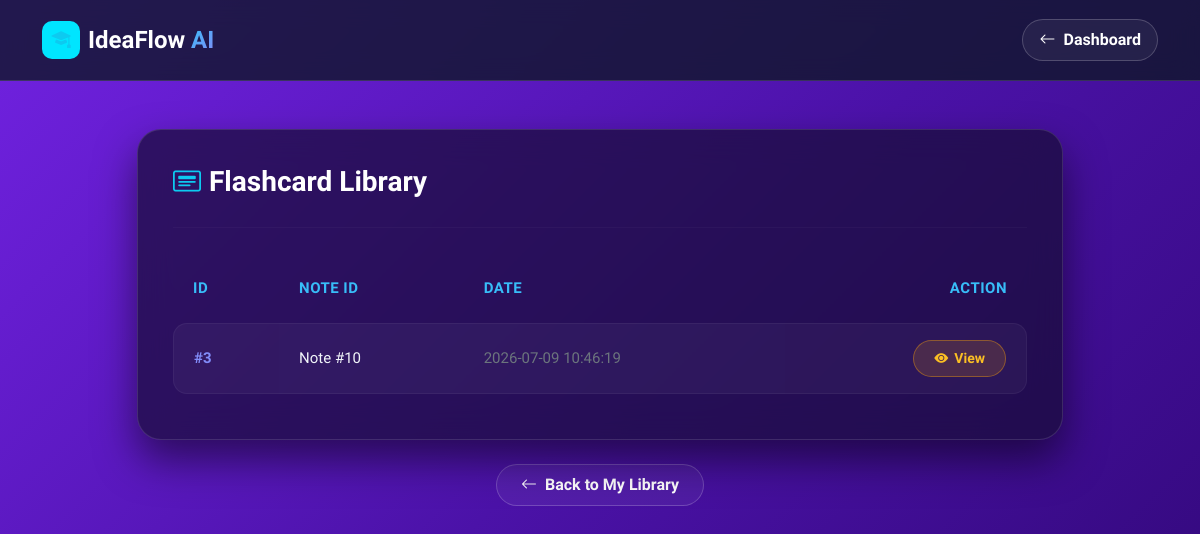
The app's page /flashcards_history (signed in) with its own data.
### tables this page shows
CREATE TABLE flashcards (
    id INTEGER PRIMARY KEY AUTOINCREMENT,
    note_id INTEGER,
    flashcards TEXT,
    created_at TIMESTAMP DEFAULT CURRENT_TIMESTAMP
);

### app.py (the view)
@app.route("/flashcards_history")
def flashcards_history():
    if "user" not in session:
        return redirect("/login")
    conn = get_db()
    cursor = conn.cursor()
    cursor.execute("""
        SELECT f.id,
               f.note_id,
               f.created_at
        FROM flashcards f
        JOIN notes n
            ON f.note_id = n.id
        WHERE n.user_email = ?
        ORDER BY f.created_at DESC
    """, (session["user"],))
    flashcards = cursor.fetchall()
    conn.close()
    return render_template(
        "flashcards_library.html",
        flashcards=flashcards
    )

### app.py (called while the page is built)
def get_db():
    conn = sqlite3.connect("users.db")
    conn.row_factory = sqlite3.Row
    return conn

### templates/flashcards_library.html (shortened to what this page needs)
<!DOCTYPE html>
<html lang="en">
<head>
    <link href="https://cdn.jsdelivr.net/npm/bootstrap@5.3.3/dist/css/bootstrap.min.css" rel="stylesheet">
    <link rel="stylesheet" href="https://cdn.jsdelivr.net/npm/bootstrap-icons@1.11.3/font/bootstrap-icons.min.css">
    <link rel="stylesheet" href="{{ url_for('static', filename='css/style.css') }}">
</head>
<body>
    <nav class="navbar notes-nav py-3">
        <div class="container">
            <a class="navbar-brand fw-bold fs-4 text-white d-flex align-items-center gap-2" href="/dashboard">
                <span class="brand-icon"><i class="bi bi-mortarboard-fill text-info"></i></span>
                <span>IdeaFlow <span class="gradient-text">AI</span></span>
            </a>
            <div class="d-flex align-items-center gap-2">
                <a href="/dashboard" class="btn btn-edu-outline px-3 py-2">
                    <i class="bi bi-arrow-left me-1"></i> Dashboard
                </a>
            </div>
        </div>
    </nav>
    <div class="container py-5" style="max-width: 950px;">
        <div class="library-card">
            <div class="d-flex justify-content-between align-items-center mb-2">
                <h2 class="text-white fw-bold mb-0 fs-3 d-flex align-items-center gap-2">
                    <i class="bi bi-card-heading text-info"></i> Flashcard Library
                </h2>
            </div>
            <hr style="border-color: rgba(255, 255, 255, 0.1); margin: 20px 0 25px;">
            {% if flashcards %}
            <div class="table-responsive">
                <table class="custom-dark-table">
                    <thead>
                        <tr>
                            <th>ID</th>
                            <th>Note ID</th>
                            <th>Date</th>
                            <th class="text-end">Action</th>
                        </tr>
                    </thead>
                    <tbody>
                        {% for card in flashcards %}
                        <tr>
                            <td>#{{ card["id"] }}</td>
                            <td>Note #{{ card["note_id"] }}</td>
                            <td class="text-secondary">{{ card["created_at"] }}</td>
                            <td class="text-end">
                                <a href="/view_flashcards/{{ card['id'] }}" class="btn-view-glow">
                                    <i class="bi bi-eye-fill"></i> View
                                </a>
                            </td>
                        </tr>
                        {% endfor %}
                    </tbody>
                </table>
            </div>
            {% else %}
            <div class="text-center py-5">
                <i class="bi bi-inbox text-secondary fs-1 d-block mb-3"></i>
                <p class="text-secondary fs-5 mb-0">No flashcards generated yet.</p>
            </div>
            {% endif %}
        </div>
        <div class="text-center mt-4">
            <a href="/library" class="btn btn-edu-outline px-4 py-2">
                <i class="bi bi-arrow-left me-1"></i> Back to My Library
            </a>
        </div>
    </div>
</body>
</html>

### static/css/style.css (style rules this page uses)
:root { --bg-gradient: linear-gradient(135deg, #7122e1 0%, #4b12a8 50%, #2f0775 100%); --bg-surface: rgba(255, 255, 255, 0.07); --bg-surface-hover: rgba(255, 255, 255, 0.12); --accent-cyan: #00e5ff; --accent-cyan-hover: #00c4dc; --accent-orange: #ffb338; --accent-orange-hover: #e09923; --text-white: #ffffff; --text-purple-light: #e4d7ff; --text-purple-muted: #b8a3e0; --border-glass: rgba(255, 255, 255, 0.12); --border-purple-light: rgba(255, 255, 255, 0.08); --shadow-soft: 0 10px 30px rgba(0, 0, 0, 0.25); }
body { font-family: 'Plus Jakarta Sans', sans-serif; background: var(--bg-gradient); background-attachment: fixed; color: var(--text-white); min-height: 100vh; overflow-x: hidden; }
.gradient-text { background: linear-gradient(90deg, #ffffff, var(--accent-cyan)); -webkit-background-clip: text; -webkit-text-fill-color: transparent; }
.brand-icon { display: inline-flex; align-items: center; justify-content: center; width: 38px; height: 38px; background: var(--accent-cyan); color: #4b12a8; border-radius: 10px; font-size: 1.2rem; }
.btn-edu-outline { border: 2px solid rgba(255, 255, 255, 0.3); color: var(--text-white) !important; font-weight: 600; border-radius: 50px; padding: 8px 24px; transition: all 0.3s ease; }
.library-card { background: var(--bg-surface, #180e36); border: 1px solid var(--border-card, rgba(255, 255, 255, 0.12)); border-radius: 24px; padding: 2.25rem 1.75rem; box-shadow: 0 10px 30px rgba(0, 0, 0, 0.35); transition: all 0.3s ease; display: flex; flex-direction: column; }
.notes-nav { background: rgba(13, 6, 31, 0.9) !important; backdrop-filter: blur(16px); -webkit-backdrop-filter: blur(16px); border-bottom: 1px solid var(--border-card, rgba(255, 255, 255, 0.12)); }
.notes-nav { background: rgba(15, 23, 42, 0.8) !important; backdrop-filter: blur(16px); -webkit-backdrop-filter: blur(16px); border-bottom: 1px solid rgba(255, 255, 255, 0.12) !important; }
.gradient-text { background: linear-gradient(135deg, #3bebdb 0%, #a855f7 100%); -webkit-background-clip: text; -webkit-text-fill-color: transparent; }
.btn-edu-outline { color: #ffffff !important; border: 1px solid rgba(255, 255, 255, 0.2) !important; background: rgba(255, 255, 255, 0.05); border-radius: 10px; }
body { background-color: #0d061f !important; color: #ffffff; font-family: 'Plus Jakarta Sans', sans-serif; min-height: 100vh; }
.btn-edu-outline { border: 1px solid rgba(255, 255, 255, 0.2); color: #cbd5e1; border-radius: 50px; transition: all 0.2s ease; }
.gradient-text { background: linear-gradient(90deg, #38bdf8, #818cf8); -webkit-background-clip: text; -webkit-text-fill-color: transparent; }
.btn-edu-outline { border: 1px solid rgba(255, 255, 255, 0.2); color: #cbd5e1; border-radius: 50px; padding: 10px 24px; transition: all 0.2s ease; text-decoration: none; display: inline-block; }

### records on screen
flashcards: id "3", note_id "10", created_at "2026-07-09 10:46:19"
